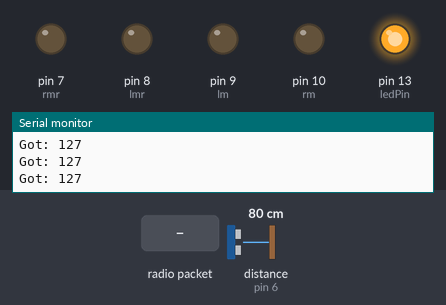
Recording of a sketch running on a simulated Arduino Uno, built with avr-gcc and run on an emulated ATmega328P. On the bench: output pins drawn as LEDs (lit = HIGH), the last lines printed to the serial monitor. The inputs (shaded band) are chosen by the test bench; at power-on: distance to the obstacle (sensor on pin 6) 80 cm. The echo pulse lasts 58.3 µs per cm; no radio packets arrive unless stated; pins used as bus, display or sensor lines are not drawn.

Above: at 1.2 s.
1.3 s: radio packet "s" arrives
4.3 s: radio packet "f" arrives
At 5.4 s:
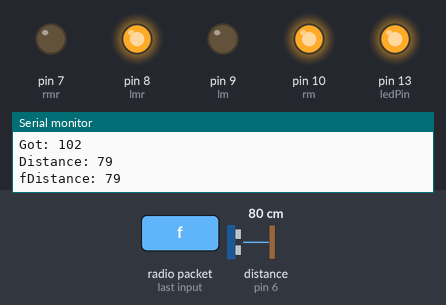
5.8 s: radio packet "a" arrives
At 6.9 s:
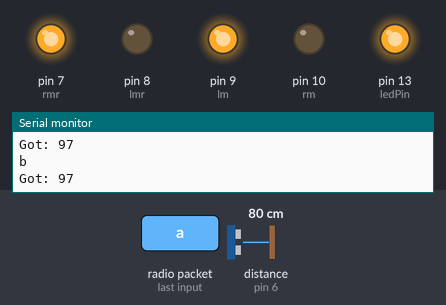
7.3 s: radio packet "r" arrives
At 8.0 s:
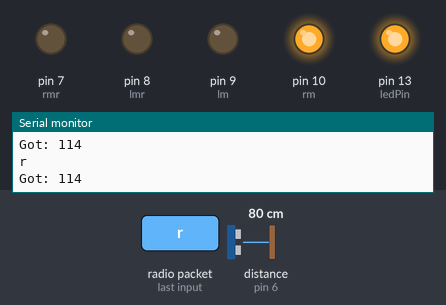
8.8 s: radio packet "l" arrives
At 10.2 s:
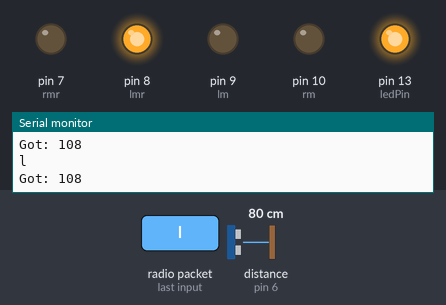
Timing chart, 0 to 11.3 s (numbered marks = the images above; inputs shaded):
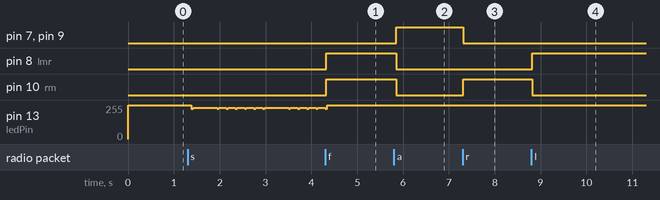

Measured:
- after the input at 4.3 s, pin 8 (lmr), pin 10 (rm): LOW → HIGH at once
- after the input at 5.8 s, pin 7 (rmr), pin 9 (lm): LOW → HIGH after 0.05 s; pin 8 (lmr), pin 10 (rm): HIGH → LOW after 0.05 s
- after the input at 7.3 s, pin 7 (rmr), pin 9 (lm): HIGH → LOW at once; pin 10 (rm): LOW → HIGH at once
- after the input at 8.8 s, pin 8 (lmr): LOW → HIGH at once; pin 10 (rm): HIGH → LOW at once

The sketch:

receiver.ino
```cpp
#include <VirtualWire.h>

#define ledPin LED_BUILTIN

const int datain = 12;
int lm=9;
int lmr=8;
int rm=10;
int rmr=7;
int i;
const int trigPin = 5;
const int echoPin = 6;
long duration;
int distance;


int ultrasonic()
{
  digitalWrite(trigPin, LOW);
delayMicroseconds(2);
// Sets the trigPin on HIGH state for 10 micro seconds
digitalWrite(trigPin, HIGH);
delayMicroseconds(10);
digitalWrite(trigPin, LOW);
// Reads the echoPin, returns the sound wave travel time in microseconds
duration = pulseIn(echoPin, HIGH);
// Calculating the distance
distance= duration*0.034/2;
// Prints the distance on the Serial Monitor
Serial.print("Distance: ");
Serial.println(distance);
return distance;
}
void setup()
{
 Serial.begin(9600);
pinMode(trigPin, OUTPUT); // Sets the trigPin as an Output
pinMode(echoPin, INPUT);
 pinMode(ledPin,OUTPUT);
 pinMode(lm,OUTPUT);
 pinMode(lmr,OUTPUT);
 pinMode(rm,OUTPUT);
 pinMode(rmr,OUTPUT);
 vw_set_ptt_inverted(true);
 vw_set_rx_pin(datain);
 vw_setup(2000);
 vw_rx_start();
}
void loop()
{
    uint8_t buf[VW_MAX_MESSAGE_LEN];
    uint8_t buflen = VW_MAX_MESSAGE_LEN;
    if(vw_get_message(buf, &buflen)); // Non-blocking
    {
     int i;
      digitalWrite(ledPin,HIGH);

      Serial.print("Got: ");
      Serial.println(buf[0]);//debugging


         if (buf[0]==115)//Stationary
          {
            Serial.print("s");
            digitalWrite(lm,LOW);
            digitalWrite(lmr,LOW);
            digitalWrite(rm,LOW);
            digitalWrite(rmr,LOW);

            digitalWrite(ledPin,LOW);
          }
          else
          {
            if(buf[0]==102 && ultrasonic()>15)//Forward
            {
              Serial.print("f");
              digitalWrite(lm,LOW);
              digitalWrite(lmr,HIGH);
              digitalWrite(rm,HIGH);
              digitalWrite(rmr,LOW);

              digitalWrite(ledPin,HIGH);
            }
          if(buf[0]==102 && ultrasonic()<15)
         {
          Serial.println("stop");
          digitalWrite(lm,LOW);
            digitalWrite(lmr,LOW);
            digitalWrite(rm,LOW);
            digitalWrite(rmr,LOW);
         }


            if (buf[0]==97)//Backward
            {Serial.print("b");
              digitalWrite(lm,HIGH);
              digitalWrite(lmr,LOW);
              digitalWrite(rm,LOW);
              digitalWrite(rmr,HIGH);

              digitalWrite(ledPin,HIGH);
          }

            if (buf[i]==114)//right
            {Serial.print("r");
              digitalWrite(lm,LOW);
              digitalWrite(lmr,LOW);
              digitalWrite(rm,HIGH);
              digitalWrite(rmr,LOW);

              digitalWrite(ledPin,HIGH);
            }

            if (buf[i]==108)//left
            {Serial.print("l");
              digitalWrite(lm,LOW);
              digitalWrite(lmr,HIGH);
              digitalWrite(rm,LOW);
              digitalWrite(rmr,LOW);

              digitalWrite(ledPin,HIGH);
            }
          }
         }


    Serial.print("\n");// debugging
  }
```
